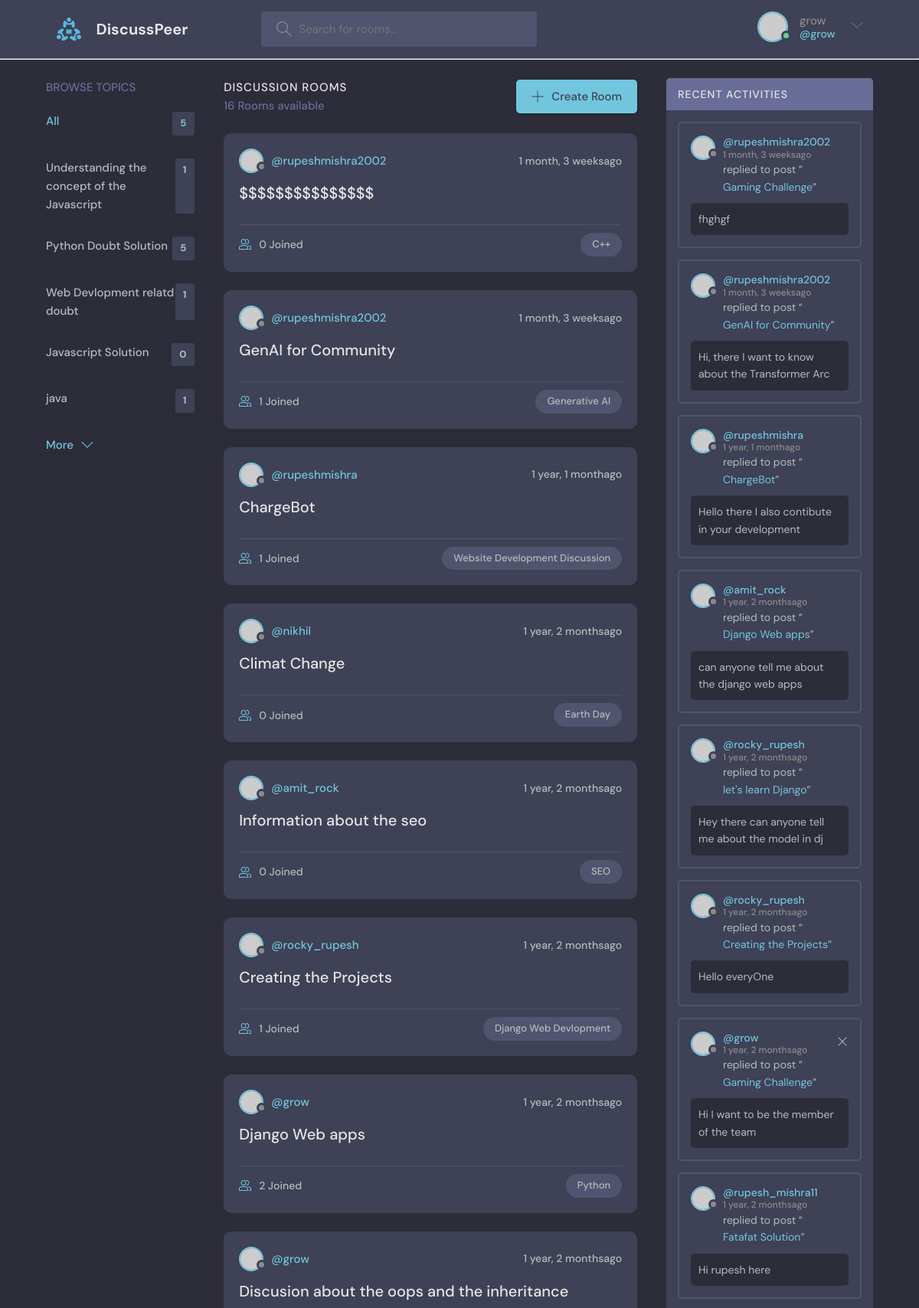
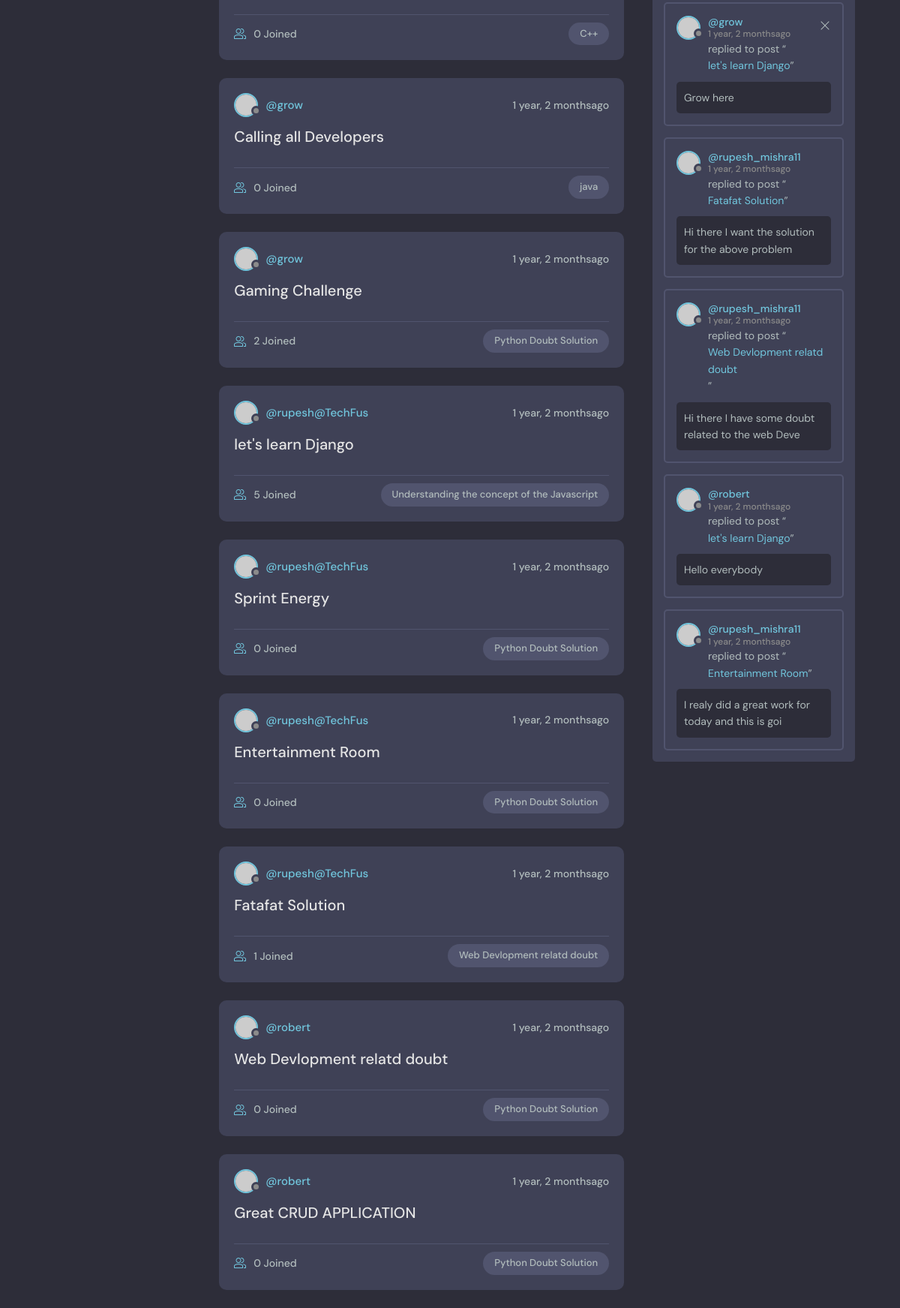
Screenshot of / (signed in) with the database file from the repository (2 pictures, top to bottom).
### base/models.py (models this page shows, shortened)
class Topic(models.Model):
    name=models.CharField(max_length=200)

class Room(models.Model):
    host=models.ForeignKey(User, on_delete= models.SET_NULL,null=True)
    topic=models.ForeignKey('Topic', on_delete= models.SET_NULL, null=True)
    name=models.CharField(max_length=200)
    description= models.TextField(null=True, blank=True)
    participants=models.ManyToManyField(User,related_name='participants', blank=True)
    update= models.DateTimeField(auto_now=True)
    created= models.DateTimeField(auto_now_add=True)
    class Meta:
        ordering = ['-update','-created']
    def __str__(self) :
        return self.name

class Message(models.Model):
    user=models.ForeignKey(User, on_delete= models.CASCADE)
    room= models.ForeignKey(Room, on_delete= models.CASCADE)
    body= models.TextField()
    update= models.DateTimeField(auto_now=True)
    created= models.DateTimeField(auto_now_add=True)
    class Meta:
        ordering = ['-update','-created']
    def __str__(self):
        return self.body[0:50]

### base/views.py (the view)
# urls.py: path('',views.index,name='index'),
def index(request):
   q=request.GET.get('q') if request.GET.get('q') != None else ''
   rooms= Room.objects.filter(Q(topic__name__icontains=q)|
                              Q(name__icontains=q)|
                              Q(description__icontains=q))
   topics= Topic.objects.all()[0:5]
   room_count=rooms.count()
   room_messages=Message.objects.filter(Q(room__topic__name__icontains = q)|
                                        Q(room__name__icontains = q))
   context={'rooms':rooms,'topics':topics,'room_count': room_count,'room_messages':room_messages}
   return render(request,'base/index.html',context)

### base/templates/base/index.html (shortened to what this page needs)
{% extends "main.html" %}
    {% block body %}
    <main class="layout layout--3">
      <div class="container">
       {% include 'base/topic_component.html' %}
        <div class="roomList">
          <div class="roomList__header">
            <div>
              <h2>Discussion Rooms</h2>
              <p>{{room_count}} Rooms available</p>
            </div>
            <a class="btn btn--main" href="{% url 'create-room' %}">
              <svg version="1.1" xmlns="http://www.w3.org/2000/svg" width="32" height="32" viewBox="0 0 32 32">
                <title>add</title>
                <path
                  d="M16.943 0.943h-1.885v14.115h-14.115v1.885h14.115v14.115h1.885v-14.115h14.115v-1.885h-14.115v-14.115z"
                ></path>
              </svg>
              Create Room
            </a>
          </div>
          {% include "base/feed_component.html" %}
        </div>
       {% include "base/activity_component.html" %}
      </div>
    </main>
    {% endblock body %}

### templates/navbar.html (shortened to what this page needs)
{% load static %}
<header class="header header--loggedIn">
    <div class="container">
      <a href="{% url 'index' %}" class="header__logo">
        <img src="{% static "images/assets/logo.svg" %}" />
        <h1>DiscussPeer</h1>
      </a>
      <form class="header__search" action="{% url 'index' %}" method="GET"  >
        <label>
          <input name="q" id="searchquery" placeholder="Search for rooms..." />
        </label>
      </form>
      <nav class="header__menu">
          {% if request.user.is_authenticated %}
          <div class="header__user">
              <a href="{% url 'user-profile'  request.user.id %}">
                  <div class="avatar avatar--medium active">
                      <img src="https://randomuser.me/api/portraits/men/37.jpg" />
                    </div>
                    <p>{{request.user.username}}<span>@{{request.user.username}}</span></p>
                </a>
                <button class="dropdown-button">
                    <svg version="1.1" xmlns="http://www.w3.org/2000/svg" width="32" height="32" viewBox="0 0 32 32">
                        <title>chevron-down</title>
                        <path d="M16 21l-13-13h-3l16 16 16-16h-3l-13 13z"></path>
                    </svg>
                </button>
            </div>
            {% else %}
            <a href="{% url 'login' %}">
              <img src="{% static "images/assets/avatar.svg" %}" />
              <p>Login</p>
            </a>
            {% endif %}
      </nav>
    </div>
  </header>

### base/templates/base/topic_component.html
<div class="topics">
  <div class="topics__header">
    <h2>Browse Topics</h2>
  </div>
  <ul class="topics__list">
    <li>
      <a href="{% url 'index' %}" class="active">All <span>{{topics.count}}</span></a>
    </li>
    {% for topic in topics %}
    <li>
      <a href="{% url 'index' %}?q={{topic.name}}">{{topic.name}}
        <span>{{topic.room_set.all.count}}</span></a>
    </li>
    {% endfor %}
  </ul>
  <a class="btn btn--link" href="{% url 'topic-page' %}">
    More
    <svg version="1.1" xmlns="http://www.w3.org/2000/svg" width="32" height="32" viewBox="0 0 32 32">
      <title>chevron-down</title>
      <path d="M16 21l-13-13h-3l16 16 16-16h-3l-13 13z"></path>
    </svg>
  </a>
</div>

### base/templates/base/feed_component.html (shortened to what this page needs)
{% for room in rooms %}
<div class="roomListRoom">
  <div class="roomListRoom__header">
    <a href="{% url 'user-profile' room.host.id %}" class="roomListRoom__author">
      <div class="avatar avatar--small">
        <img src="https://randomuser.me/api/portraits/women/11.jpg" />
      </div>
      <span>@{{room.host.username}} </span>
    </a>
    <div class="roomListRoom__actions">
      <span>{{room.created|timesince}}ago</span>
    </div>
  </div>
  <div class="roomListRoom__content">
    <a href="{% url 'room' room.id %}">{{room.name}}</a>
  </div>
  <div class="roomListRoom__meta">
    <a href="{% url 'room' room.id %}" class="roomListRoom__joined">
      {{room.participants.all.count}} Joined
    </a>
    <p class="roomListRoom__topic">{{room.topic.name}}</p>
  </div>
</div>
{% endfor %}

### base/templates/base/activity_component.html
<div class="activities">
  <div class="activities__header">
    <h2>Recent Activities</h2>
  </div>
  {% for message in room_messages  %}
  <div class="activities__box">
    <div class="activities__boxHeader roomListRoom__header">
      <a href="{% url 'user-profile' message.user.id %}" class="roomListRoom__author">
        <div class="avatar avatar--small">
          <img src="https://randomuser.me/api/portraits/women/11.jpg" />
        </div>
        <p>
          @{{message.user}}
          <span>{{message.created|timesince}}ago</span>
        </p>
      </a>
      {% if request.user == message.user %}
      <div class="roomListRoom__actions">
        <a href="{% url 'delete-message' message.id %}">
          <svg version="1.1" xmlns="http://www.w3.org/2000/svg" width="32" height="32" viewBox="0 0 32 32">
            <title>remove</title>
            <path
              d="M27.314 6.019l-1.333-1.333-9.98 9.981-9.981-9.981-1.333 1.333 9.981 9.981-9.981 9.98 1.333 1.333 9.981-9.98 9.98 9.98 1.333-1.333-9.98-9.98 9.98-9.981z"
            ></path>
          </svg>
        </a>
      </div>
      {% endif %}
    </div>
    <div class="activities__boxContent">
      <p>replied to post “<a href="{% url 'room' message.room.id %}">{{message.room}}</a>”</p>
      <div class="activities__boxRoomContent">
        {{message}}
      </div>
    </div>
  </div>
  {% endfor %}
</div>

### rows the page displays
Topic: name "Understanding the concept of the Javascript", room_set.all.count "1"
Topic: name "Python Doubt Solution", room_set.all.count "5"
Topic: name "Web Devlopment relatd doubt", room_set.all.count "1"
Topic: name "Javascript Solution", room_set.all.count "0"
Topic: name "java", room_set.all.count "1"
Room: host.username "rupeshmishra2002", created "1 month, 3 weeks", name "$$$$$$$$$$$$$$$", participants.all.count "0", topic.name "C++"
Room: host.username "rupeshmishra2002", created "1 month, 3 weeks", name "GenAI for Community", participants.all.count "1", topic.name "Generative AI"
Room: host.username "rupeshmishra", created "1 year, 1 month", name "ChargeBot", participants.all.count "1", topic.name "Website Development Discussion"
Room: host.username "nikhil", created "1 year, 2 months", name "Climat Change", participants.all.count "0", topic.name "Earth Day"
Room: host.username "amit_rock", created "1 year, 2 months", name "Information about the seo", participants.all.count "0", topic.name "SEO"
Room: host.username "rocky_rupesh", created "1 year, 2 months", name "Creating the Projects", participants.all.count "1", topic.name "Django Web Devlopment"
Room: host.username "grow", created "1 year, 2 months", name "Django Web apps", participants.all.count "2", topic.name "Python"
Room: host.username "grow", created "1 year, 2 months", name "Discusion about the oops and the inheritance", participants.all.count "0", topic.name "C++"
Room: host.username "grow", created "1 year, 2 months", name "Calling all Developers", participants.all.count "0", topic.name "java"
Room: host.username "grow", created "1 year, 2 months", name "Gaming Challenge", participants.all.count "2", topic.name "Python Doubt Solution"
Room: host.username "rupesh@TechFus", created "1 year, 2 months", name "let's learn Django", participants.all.count "5", topic.name "Understanding the concept of the Javascript"
Room: host.username "rupesh@TechFus", created "1 year, 2 months", name "Sprint Energy", participants.all.count "0", topic.name "Python Doubt Solution"
Room: host.username "rupesh@TechFus", created "1 year, 2 months", name "Entertainment Room", participants.all.count "0", topic.name "Python Doubt Solution"
Room: host.username "rupesh@TechFus", created "1 year, 2 months", name "Fatafat Solution", participants.all.count "1", topic.name "Web Devlopment relatd doubt"
Room: host.username "robert", created "1 year, 2 months", name "Web Devlopment relatd doubt", participants.all.count "0", topic.name "Python Doubt Solution"
Room: host.username "robert", created "1 year, 2 months", name "Great CRUD APPLICATION", participants.all.count "0", topic.name "Python Doubt Solution"
Message: user "rupeshmishra2002", created "1 month, 3 weeks", room "Gaming Challenge", body "fhghgf"
Message: user "rupeshmishra2002", created "1 month, 3 weeks", room "GenAI for Community", body "Hi, there I want to know about the Transformer Arc"
Message: user "rupeshmishra", created "1 year, 1 month", room "ChargeBot", body "Hello there I also contibute in your development"
Message: user "amit_rock", created "1 year, 2 months", room "Django Web apps", body "can anyone tell me about the django web apps"
Message: user "rocky_rupesh", created "1 year, 2 months", room "let's learn Django", body "Hey there can anyone tell me about the model in dj"
Message: user "rocky_rupesh", created "1 year, 2 months", room "Creating the Projects", body "Hello everyOne"
Message: user "grow", created "1 year, 2 months", room "Gaming Challenge", body "Hi I want to be the member of the team"
Message: user "rupesh_mishra11", created "1 year, 2 months", room "Fatafat Solution", body "Hi rupesh here"
Message: user "grow", created "1 year, 2 months", room "let's learn Django", body "Grow here"
Message: user "rupesh_mishra11", created "1 year, 2 months", room "Fatafat Solution", body "Hi there I want the solution for the above problem"
Message: user "rupesh_mishra11", created "1 year, 2 months", room "Web Devlopment relatd doubt", body "Hi there I have some doubt related to the web Deve"
Message: user "robert", created "1 year, 2 months", room "let's learn Django", body "Hello everybody"
Message: user "rupesh_mishra11", created "1 year, 2 months", room "Entertainment Room", body "I realy did a great work for today and this is goi"

### other values shown
{{ request.user.username }} "grow"
{{ topics.count }} "5"
{{ room_count }} "16"
